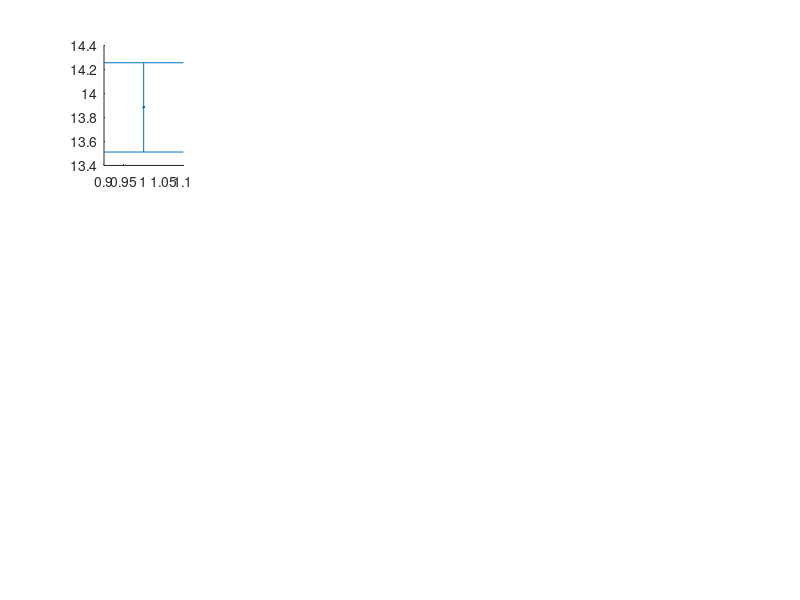

Write the MATLAB code that produced this figure. (Note: this script raises an error after producing the figure.)
% generate new data

% number of subjects/groups
ng = 4; 

% number of samples per group
m = 20; 

% group means
gme = 15*randn(ng, 1); 

% mean differences between two classes for each group
gdiff = reshape([-1 1], 1, 1, 2); 

% data (m samples, ng groups, two classes) 
x = 2*randn(ng, m, 2) + repmat(gme, 1, m, 2) + 1*repmat(gdiff, ng, m); 

% % or load the original data used in the paper
% load('fig1_data', 'ng', 'm', 'gme', 'gdiff', 'x');

% t-test on individual subjects vs. t-test on pooled data of all subjects
figure; 
% individual
for ii = 1:ng
  subplot(3, ng+1, ii)
  hold on
  x1 = squeeze(x(ii, :, 1));
  errorbar(1, mean(x1), std(x1)/sqrt(m), '.', 'linewidth', 5, 'markersize', 3)
  x1 = squeeze(x(ii, :, 2));
  errorbar(2, mean(x1), std(x1)/sqrt(m), '.', 'linewidth', 5, 'markersize', 3)
  xlim([0.5 2.5])
  ylim([min(x(:)) max(x(:))])
  grid on
  set(gca, 'xtick', 1:2, 'xticklabel', {'',''})
  title(['S' num2str(ii)])
end

% pooled
x2 = reshape(x, ng*m, 2);
subplot(3, ng+1, ng+1)
hold on
x2 = reshape(x(:, :, 1), [], 1);
errorbar(1, mean(x2), std(x2)/sqrt(ng*m), '.', 'linewidth', 5, 'markersize', 3)
x2 = reshape(x(:, :, 2), [], 1);
errorbar(2, mean(x2), std(x2)/sqrt(ng*m), '.', 'linewidth', 5, 'markersize', 3)
xlim([0.5 2.5])
ylim([min(x(:)) max(x(:))])
grid on
set(gca, 'xtick', 1:2, 'xticklabel', {'', ''})
title('Pooled')

% different zoom level individual
for ii = 1:ng
  subplot(3, ng+1, ng+1+ii)
  hold on
  x1 = squeeze(x(ii, :, 1));
  errorbar(1, mean(x1), std(x1)/sqrt(m), '.', 'linewidth', 5, 'markersize', 3)
  x1 = squeeze(x(ii, :, 2));
  errorbar(2, mean(x1), std(x1)/sqrt(m), '.', 'linewidth', 5, 'markersize', 3)
  xlim([0.5 2.5])
  grid on
  set(gca, 'xtick', 1:2, 'xticklabel', {['X_' num2str(ii)], ['Y_' num2str(ii)]})
  [h p] = ttest2(squeeze(x(ii, :, 1)), squeeze(x(ii, :, 2)), 'vartype', 'unequal');
  title(['p = ' num2str(p, 2)])
end

% pooled
x2 = reshape(x, ng*m, 2);
subplot(3, ng+1, 2*(ng+1))
hold on
x2 = reshape(x(:, :, 1), [], 1);
errorbar(1, mean(x2), std(x2)/sqrt(ng*m), '.', 'linewidth', 5, 'markersize', 3)
x2 = reshape(x(:, :, 2), [], 1);
errorbar(2, mean(x2), std(x2)/sqrt(ng*m), '.', 'linewidth', 5, 'markersize', 3)
xlim([0.5 2.5])
grid on
set(gca, 'xtick', 1:2, 'xticklabel', {'X', 'Y'})
[h p, ci, stats] = ttest2(reshape(x(:, :, 1), [], 1), reshape(x(:, :, 2), [], 1), 'vartype', 'unequal');
title(['p = ' num2str(p, 2)])

% export_fig(['pooling1'], '-r300', '-a2'); 

% linear regression and correlation for individual and pooled data
figure;

% plot entire data
subplot(3, ng+1, [1:ng])
plot(reshape(permute(x, [2 1 3]), [], 2), '*')
grid on
legend('X', 'Y')

% individual linear regression/correlation
for ii = 1:ng
  subplot(3, ng+1, ng+1+ii)
  hold on
  xx = squeeze(x(ii, :, 1))';
  yy = squeeze(x(ii, :, 2))';
  plot(xx, yy, '+')
  xlabel(['X_' num2str(ii)])
  if ii == 1
    ylabel(['Y_*'])
  end
  grid on
  [r p] = corr(xx, yy);
  title({['r = ' num2str(r, 2)], ['p = ' num2str(p, 2)]}')

  ax = get(gca, 'xlim');
  xval = linspace(ax(1), ax(2), 1000)';
  [p, yhat, ci ] = polypredci(xx, yy, 1, 0.95, xval); 

  plot(xval,yhat+ci,'r-.'); 
  plot(xval,yhat-ci,'r-.');
  plot(xval,yhat,'b','linewidth',2);
   
end

% same on pooled data
subplot(3, ng+1, 2*(ng+1))
hold on
xx = reshape(x(:, :, 1), [], 1);
yy = reshape(x(:, :, 2), [], 1);
plot(xx, yy, '+')
xlabel('X')
mi = min((x(:)))*1.1;
ma = max((x(:)))*1.1;
xlim([mi ma])
ylim([mi ma])
grid on
[r p] = corr(xx, yy);
title({['r = ' num2str(r, 2)], ['p = ' num2str(p, 2)]}')

ax = get(gca, 'xlim');
xval = linspace(ax(1), ax(2), 1000)';
[p, yhat, ci ] = polypredci(xx, yy, 1, 0.95, xval); 

plot(xval,yhat+ci,'r-.'); 
plot(xval,yhat-ci,'r-.');
plot(xval,yhat,'b','linewidth',2);
 
% export_fig(['pooling2'], '-r300', '-a2'); 

  